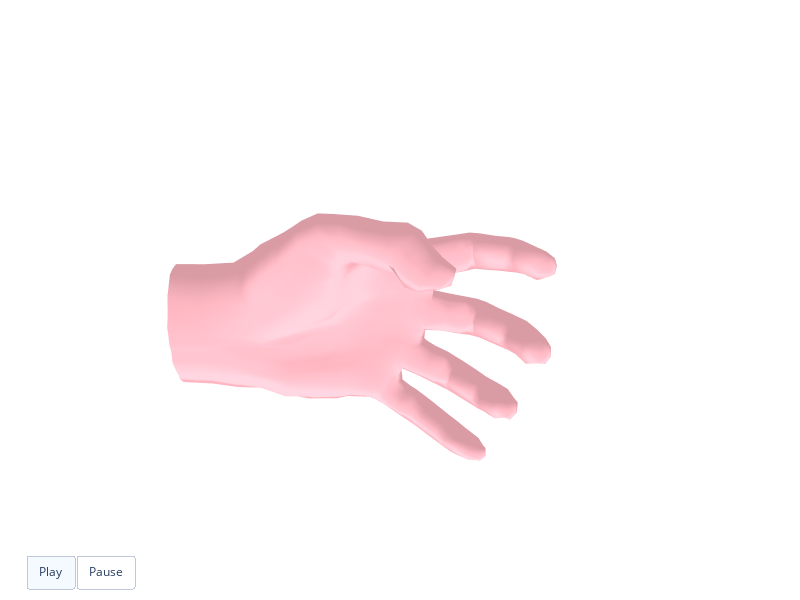

Source (notebook cell):
### Code cell
from emg_hand_tracking.dataset import emg2poseInMemSessionSlice
import emg2pose.visualization as visualization

d = emg2poseInMemSessionSlice(f"{DATASET_PATH}/2022-04-07-1649318400-8125c-cv-emg-pose-train@2-recording-10_left.hdf5", 0, 35000, 320)
joints = d[30]["poses"][0]
visualization.get_plotly_animation_for_joint_angles([joints.numpy()])

### Figure 1 — Plotly figure (JSON) as saved in the notebook; plotly's stock layout.template omitted (floating-point values rounded to 4 significant figures; data arrays with more than 128 entries replaced by an {"elided": "..."} marker saying what was removed)
{"data": [{"color": "lightpink", "i": {"elided": "1544 int values"}, "j": {"elided": "1544 int values"}, "k": {"elided": "1544 int values"}, "lighting": {"ambient": 0.85, "diffuse": 0.2, "roughness": 1, "specular": 0.5}, "lightposition": {"x": 10, "y": -500, "z": -1}, "opacity": 1, "type": "mesh3d", "x": {"elided": "788 float values"}, "y": {"elided": "788 float values"}, "z": {"elided": "788 float values"}}], "layout": {"height": 600, "scene": {"aspectmode": "manual", "aspectratio": {"x": 1, "y": 0.6364, "z": 0.7727}, "camera": {"eye": {"x": -0.25, "y": -0.9, "z": 0.3}, "projection": {"type": "perspective"}}, "xaxis": {"range": [-20, 200], "showbackground": false, "showgrid": false, "showline": false, "showticklabels": false, "title": {"text": ""}, "zeroline": false}, "yaxis": {"range": [-100, 40], "showbackground": false, "showgrid": false, "showline": false, "showticklabels": false, "title": {"text": ""}, "zeroline": false}, "zaxis": {"range": [-70, 100], "showbackground": false, "showgrid": false, "showline": false, "showticklabels": false, "title": {"text": ""}, "zeroline": false}}, "sliders": [{"len": 0.9, "pad": {"b": 10, "t": 60}, "steps": [{"args": [["frame0"], {"frame": {"duration": 0}, "fromcurrent": true, "mode": "immediate", "transition": {"duration": 0, "easing": "linear"}}], "label": "0", "method": "animate"}], "x": 0.1, "y": 0}], "updatemenus": [{"buttons": [{"args": [null, {"frame": {"duration": 50}, "fromcurrent": true, "mode": "immediate", "transition": {"duration": 50, "easing": "linear"}}], "label": "Play", "method": "animate"}, {"args": [[null], {"frame": {"duration": 0}, "fromcurrent": true, "mode": "immediate", "transition": {"duration": 0, "easing": "linear"}}], "label": "Pause", "method": "animate"}], "direction": "left", "pad": {"r": 10, "t": 70}, "type": "buttons", "x": 0.1, "y": 0}], "width": 800}}
